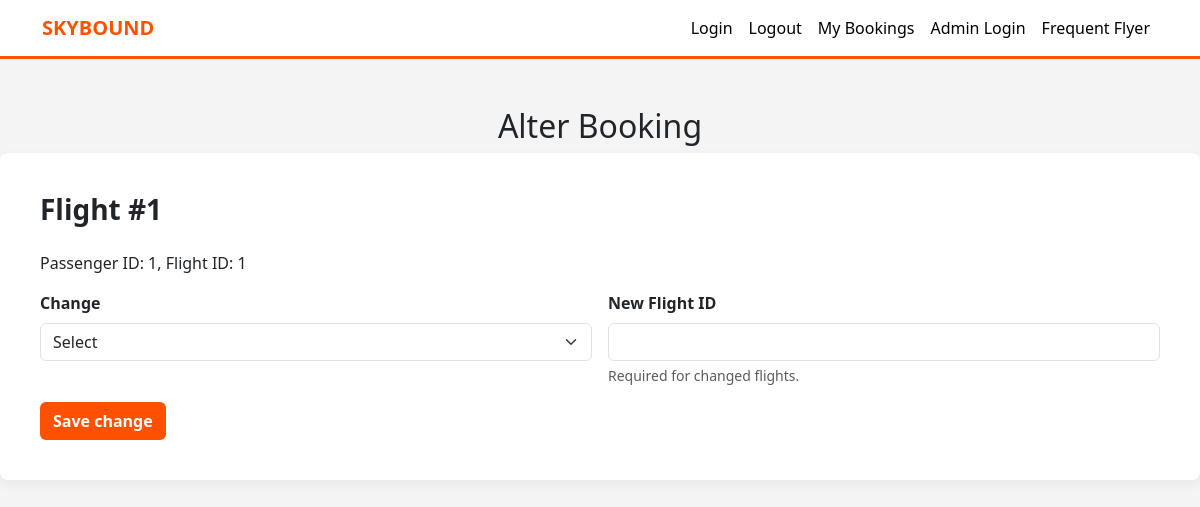
The app's page /alterbooking?booking_id=1 with its own data.
### tables this page shows
CREATE TABLE bookings (
        booking_id INTEGER PRIMARY KEY AUTOINCREMENT,
        flight_id INTEGER,
        passenger_id INTEGER,
        seat_assignment TEXT,
        seat2 TEXT,
        seat3 TEXT,
        seat4 TEXT,
        date_booked TEXT,
        paid INT,
        paymentprice INT,
        FOREIGN KEY(flight_id) REFERENCES flights(flight_id),
        FOREIGN KEY(passenger_id) REFERENCES    passengers(passenger_id)
    );

### app.py (the view, shortened to what this page needs)
@app.route('/alterbooking', methods=['GET', 'POST'])
@app.route('/alterbooking/<int:booking_id_alter>', methods=['GET', 'POST'])
def alterbooking(booking_id_alter=None):
    if booking_id_alter is None:
            booking_id_alter = request.args.get('booking_id', type=int)
    if booking_id_alter is None:
        return redirect(url_for('admin'))
    conn = get_db_connection()
    booking = conn.execute(
        'SELECT * FROM bookings WHERE booking_id = ?',
        (booking_id_alter,)
    ).fetchone()
    choice = request.form.get('change_time', '').strip()
    if booking is None:
        conn.close()
        return 'Booking not found', 404
    conn.close()
    if request.method == 'POST':
        return redirect(url_for('alterbooking', booking_id_alter=booking_id_alter))
    return render_template('alterbooking.html', booking=booking)

### app.py (called while the page is built)
def get_db_connection():
    database_path = Path(__file__).resolve().parent / 'pedare_air.db'
    conn = sqlite3.connect(database_path) ##connects to pedare_air db
    conn.row_factory = sqlite3.Row ##row factory helps sqlite lock on to rows in db, pull out as objects
    booking_columns = conn.execute('PRAGMA table_info(bookings)').fetchall()
    existing_columns = {column['name'] for column in booking_columns}
    for column_name in ('seat2', 'seat3', 'seat4'):
        if booking_columns and column_name not in existing_columns:
            conn.execute(f'ALTER TABLE bookings ADD COLUMN {column_name} TEXT')
    if booking_columns:
        conn.commit()
    return conn ##return w/ function, brings output (conn is output)

### templates/alterbooking.html (shortened to what this page needs)
<!DOCTYPE html>
<html lang="en">
<head>
    <link href="https://cdn.jsdelivr.net/npm/bootstrap@5.3.0/dist/css/bootstrap.min.css" rel="stylesheet">
</head>
<body>
<nav class="navbar navbar-expand-lg navbar-light sticky-top">
    <div class="container">
        <a class="navbar-brand fw-bold" href="/" style="color: var(--jetstar-orange);">SKYBOUND</a>
        <div class="navbar-nav ms-auto">
            <a class="nav-link active" href="/login">Login</a>
            <a class="nav-link active" href="/logout">Logout</a>
            <a class="nav-link active" href="/myflights">My Bookings</a>
            <a class="nav-link active" href="/adminlogin">Admin Login</a>
            <a class="nav-link active" href="/frequentflyer">Frequent Flyer</a>
        </div>
    </div>
</nav>
<h2 class="text-center mt-5">Alter Booking</h2>
    <div class="booking-box">
        <h3 class="mb-4 fw-bold">Flight #{{ booking.booking_id }}</h3>
        <p>Passenger ID: {{ booking.passenger_id }}, Flight ID: {{ booking.flight_id }}</p>
        <form method="POST">
                <div class="row g-3 mb-3">
                    <div class="col-md-6">
                        <label class="form-label fw-bold" for="change-time">Change</label>
                        <select class="form-select" id="change-time" name="change_time" required>
                            <option value="">Select</option>
                        </select>
                    </div>
                    <div class="col-md-6">
                        <label class="form-label fw-bold" for="alter-flight">New Flight ID</label>
                        <input type="text" id="alter-flight" name="alter_flight" class="form-control">
                        <div class="form-text">Required for changed flights.</div>
                    </div>
                </div>
                <button type="submit" class="btn btn-orange">Save change</button>
            </form>
</body>
</html>

### templates/alterbooking.html (style rules this page uses)
:root { --jetstar-orange: #ff5100; --bg-light: #f4f4f4; }
body { background-color: var(--bg-light); font-family: 'Segoe UI', Roboto, sans-serif; }
.navbar { background-color: white; border-bottom: 3px solid var(--jetstar-orange); }
.booking-box { background: white; padding: 40px; border-radius: 8px; box-shadow: 0 4px 12px rgba(0,0,0,0.05); }
.btn-orange { background-color: var(--jetstar-orange); color: white; font-weight: bold; }

### records on screen
bookings: booking_id "1", passenger_id "1", flight_id "1"
